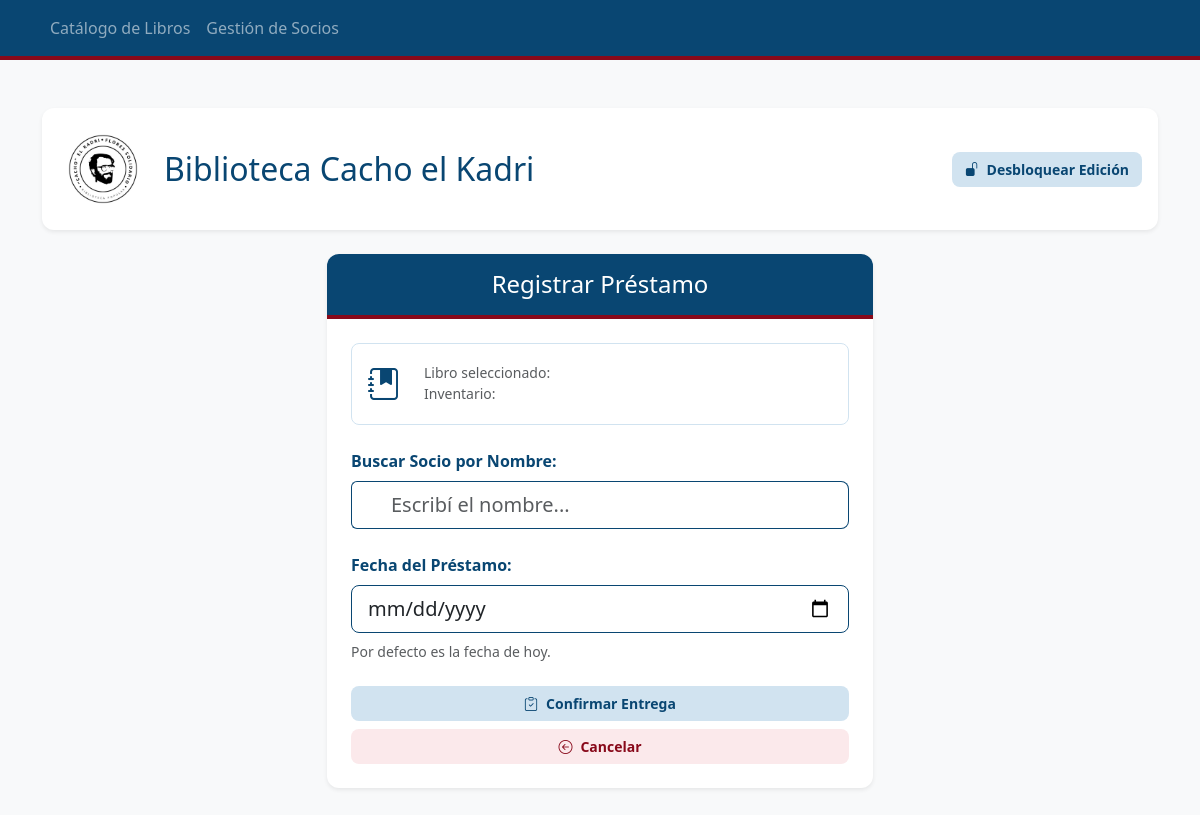
Before: /prestar/15 with the older database file.
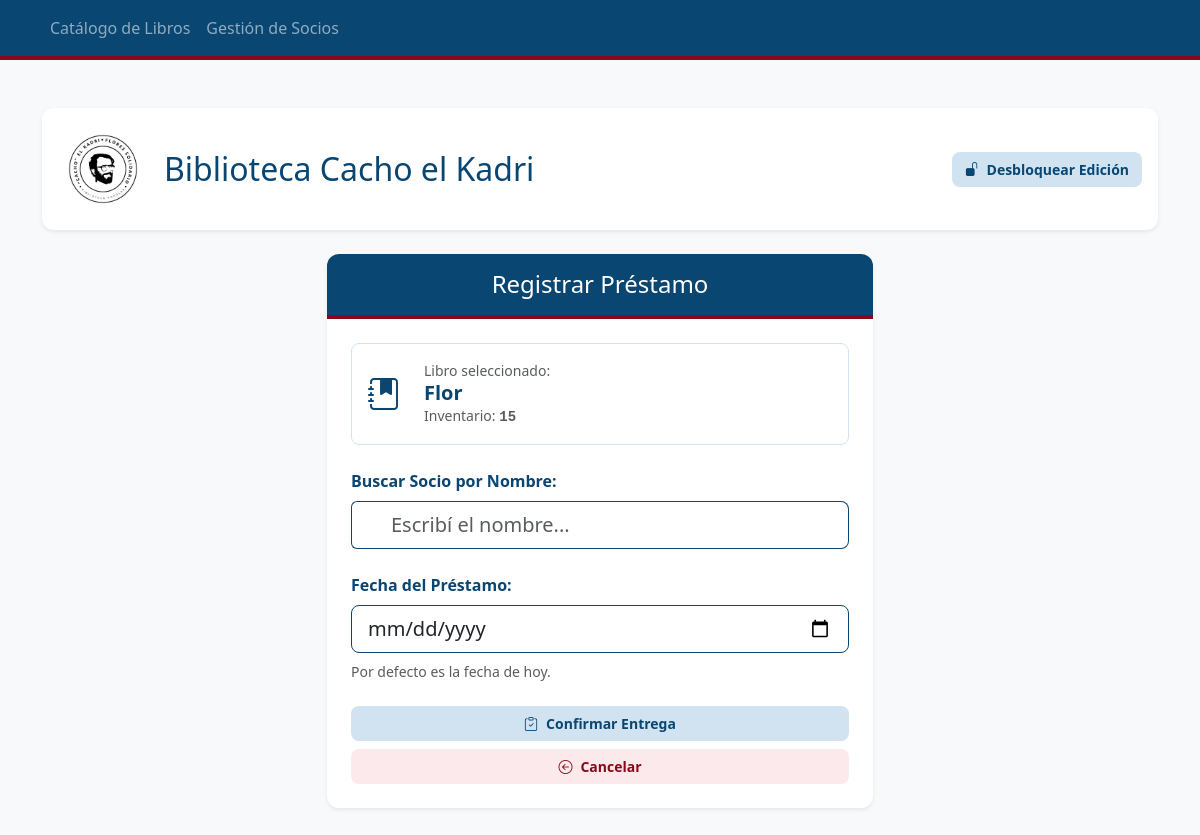
After: the same page with the newer database file.
### tables this page shows
CREATE TABLE Obras (
            mfn INTEGER PRIMARY KEY AUTOINCREMENT,
            titulo TEXT NOT NULL,
            autor TEXT NOT NULL,
            editorial TEXT,
            anio TEXT
        );

CREATE TABLE Ejemplares (
            nro_inventario INTEGER PRIMARY KEY,
            mfn_vinculado INTEGER,
            signatura_topografica TEXT NOT NULL,
            observaciones TEXT,
            FOREIGN KEY (mfn_vinculado) REFERENCES Obras (mfn)
        );

### app.py (the view)
@app.route('/prestar/<int:nro_inventario>')
def formulario_prestamo(nro_inventario):
    conexion = sqlite3.connect("biblioteca.db")
    cursor = conexion.cursor()
    cursor.execute("SELECT o.titulo, e.nro_inventario FROM Ejemplares e JOIN Obras o ON e.mfn_vinculado = o.mfn WHERE e.nro_inventario = ?", (nro_inventario,))
    libro = cursor.fetchone()
    cursor.execute("SELECT id_socio, nombre_completo FROM Socios ORDER BY nombre_completo ASC")
    socios = cursor.fetchall()
    conexion.close()
    return render_template('prestar.html', libro=libro, socios=socios)

### templates/prestar.html (shortened to what this page needs)
{% extends 'layout.html' %}
{% block content %}
<div class="row justify-content-center mb-5">
    <div class="col-md-8 col-lg-6">
        <div class="card shadow-sm border-0" style="border-radius: 12px; overflow: hidden;">
            <div class="card-header text-white text-center py-3" style="background-color: #094672; border-bottom: 4px solid #88091a;">
                <h4 class="mb-0 font-weight-bold">Registrar Préstamo</h4>
            </div>
            <div class="card-body p-4">
                <div class="mb-4 p-3 bg-white border rounded-3" style="border-color: #d1e3f0 !important;">
                    <div class="row align-items-center">
                        <div class="col-auto">
                            <i class="bi bi-journal-bookmark-fill" style="font-size: 2rem; color: #094672;"></i>
                        </div>
                        <div class="col">
                            <p class="mb-0 small text-muted">Libro seleccionado:</p>
                            <h5 class="mb-0" style="color: #094672; font-weight: bold;">{{ libro[0] }}</h5>
                            <p class="mb-0 text-muted small">Inventario: <span style="font-family: monospace; font-weight: bold;">{{ libro[1] }}</span></p>
                        </div>
                    </div>
                </div>
                <form action="/registrar_prestamo" method="POST">
                    <div class="mb-4">
                        <label class="form-label fw-bold" style="color: #094672;">Buscar Socio por Nombre:</label>
                        <div class="input-group">
                            <span class="input-group-text bg-white" style="border: 1px solid #094672; border-right: none;">
                            </span>
                            <input class="form-control form-control-lg" list="lista-socios" id="socio-buscador" placeholder="Escribí el nombre..." required style="border: 1px solid #094672; border-left: none; border-radius: 0 8px 8px 0;">
                        </div>
                    </div>
                    <div class="mb-4">
                        <label class="form-label fw-bold" style="color: #094672;">Fecha del Préstamo:</label>
                        <input type="date" name="fecha_prestamo" class="form-control form-control-lg" value="{{ hoy_iso }}" style="border: 1px solid #094672; border-radius: 8px;">
                        <small class="text-muted mt-2 d-block">Por defecto es la fecha de hoy.</small>
                    </div>
                    <div class="d-grid gap-2">
                        <button type="submit" class="btn btn-success btn-lg py-2">
                            <i class="bi bi-clipboard-check me-2"></i>Confirmar Entrega
                        </button>
                        <a href="/" class="btn btn-primary btn-lg py-2">
                            <i class="bi bi-arrow-left-circle me-2"></i>Cancelar
                        </a>
                    </div>
                </form>
            </div>
        </div>
    </div>
</div>
{% endblock %}

Changed rows visible on the page:
added Obras: titulo "Flor"
added Ejemplares: nro_inventario "15"
